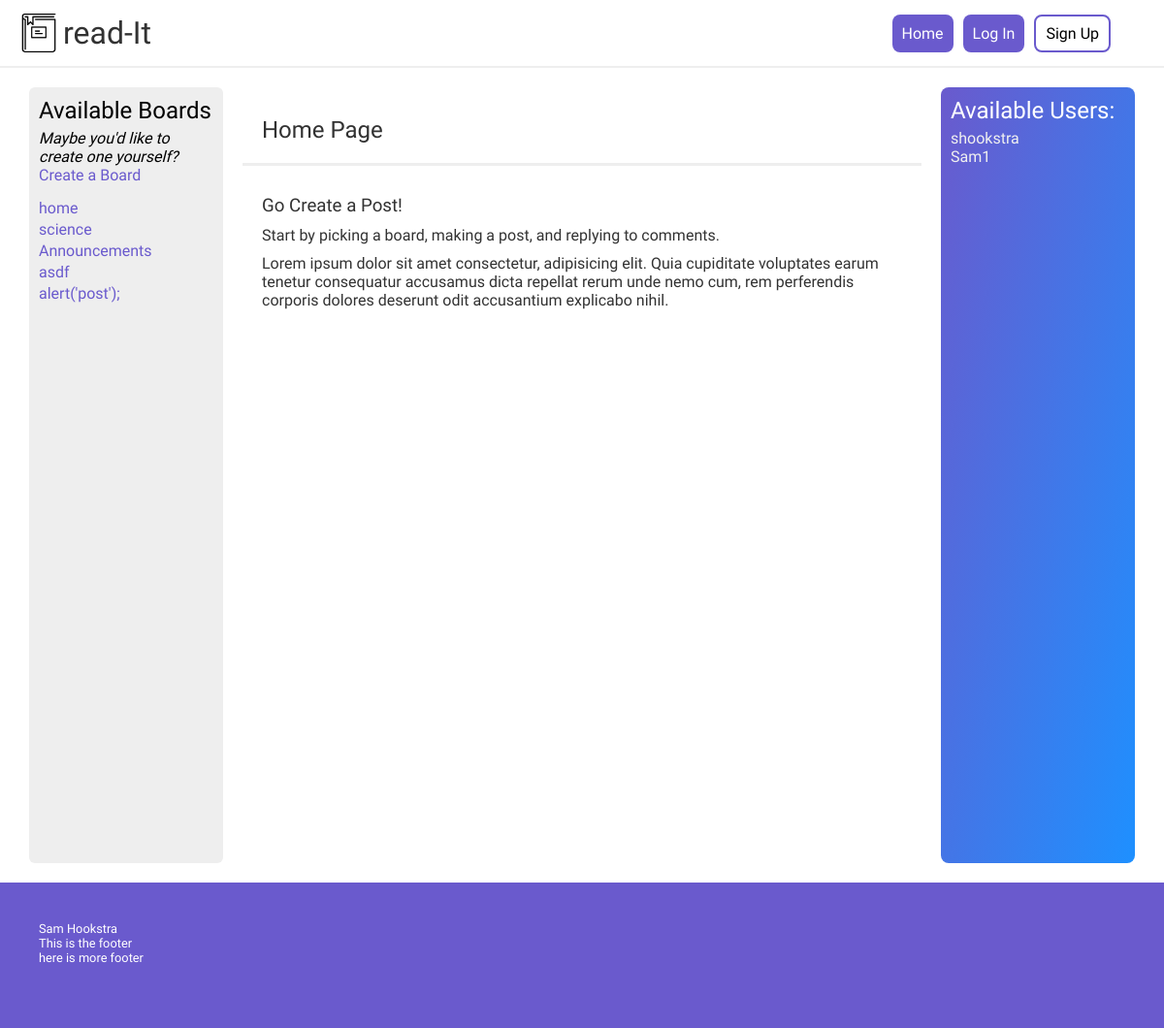
Before: / with the older database file.
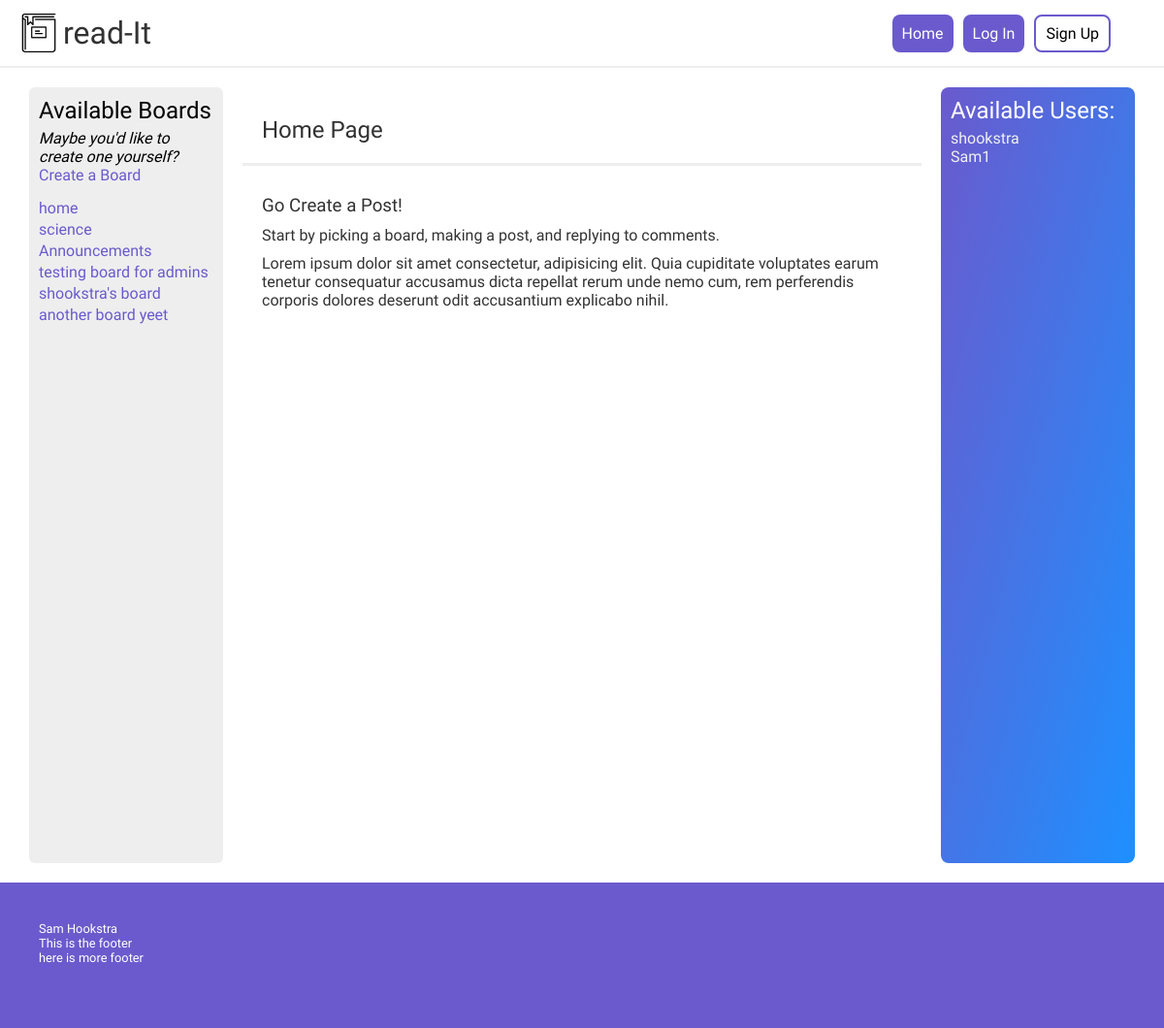
After: the same page with the newer database file.
### tables this page shows
CREATE TABLE `subreddits` (
  `subredditID` int(11) NOT NULL,
  `subredditName` varchar(64) NOT NULL,
  `subredditDescription` varchar(1500) NOT NULL
);

CREATE TABLE `users` (
  `userID` int(11) NOT NULL,
  `username` varchar(32) NOT NULL,
  `email` varchar(64) NOT NULL,
  `password` varchar(128) NOT NULL
);

### models/subreddit/subredditDA.php (called while the page is built, shortened)
<?php
require_once 'models/database.php';
require_once 'models/subreddit/subreddit.php';
require_once 'models/user.php';
class subredditDA
{
    public static function get_all()
    {
        $db = Database::getDB();
        $querySubreddits = 'SELECT * FROM subreddits';
        $statement = $db->prepare($querySubreddits);
        $statement->execute();
        $rows = $statement->fetchAll();
        foreach ($rows as $value) {
            $subreddit = new subreddit($value['subredditID'], $value['subredditName'], $value['subredditDescription']);
            $subreddits[] = $subreddit;
        }
        return $subreddits;
    }
}

### models/subreddit/subreddit.php (called while the page is built, shortened)
<?php
class subreddit
{
    private $subredditID, $subredditName, $subredditDescription;
    public function __construct($subredditID, $subredditName, $subredditDescription)
    {
        $this->subredditID = $subredditID;
        $this->subredditName = $subredditName;
    }
    public function getSubredditID()
    {
        return $this->subredditID;
    }
    public function getSubredditName()
    {
        return $this->subredditName;
    }
}

### models/user.php (called while the page is built, shortened)
<?php
class user
{
    private $userID, $username, $email, $password;
    public function __construct($userID, $username, $email, $password)
    {
        $this->userID = $userID;
        $this->username = $username;
    }
    public function getUserID()
    {
        return $this->userID;
    }
    public function getUsername()
    {
        return $this->username;
    }
}

### models/userDA.php (called while the page is built, shortened)
<?php
require_once('models/database.php');
require_once('models/user.php');
class userDA
{
    public static function get_all()
    {
        $db = Database::getDB();
        $queryUsers = 'SELECT * FROM users';
        $statement = $db->prepare($queryUsers);
        $statement->execute();
        $rows = $statement->fetchAll();
        foreach ($rows as $value) {
            $user = new user($value['userID'], $value['username'], $value['email'], $value['password']);
            $users[] = $user;
        }
        return $users;
    }
}

### views/home.php (the view)
<!DOCTYPE html>
<html lang="en">
<?php include_once("views/components/header.php"); ?>
<body>
    <?php include_once("views/components/nav.php"); ?>
    <div class="container">
        <div class="container-sidebar">
            <h2>Available Boards</h2>
            <p style="font-style: italic">Maybe you'd like to create one yourself?</p>
            <a href="subredditController.php?action=createSubredditForm">Create a Board</a>
            <ul class="boards">
                <?php foreach ($subreddits as $board) : ?>
                    <li>
                        <a href="subredditController.php?action=viewSubreddit&amp;id=<?php echo htmlspecialchars($board->getSubredditID()); ?>">
                            <?php echo htmlspecialchars($board->getSubredditName()); ?>
                        </a>
                    </li>
                <?php endforeach; ?>
            </ul>
        </div>
        <div class="container-main">
            <h2>
                <div class="title-card">Home Page</div>
            </h2>
            <div class="container-main-maincontent">
                <h3>
                    Go Create a Post!
                </h3>
                <p>
                    Start by picking a board, making a post, and replying to comments.
                </p>
                <p>
                    Lorem ipsum dolor sit amet consectetur, adipisicing elit. Quia
                    cupiditate voluptates earum tenetur consequatur accusamus dicta
                    repellat rerum unde nemo cum, rem perferendis corporis dolores
                    deserunt odit accusantium explicabo nihil.
                </p>
            </div>
        </div>
        <?php include('views\components\usersSidebar.php'); ?>
    </div>
    <div class="footer">
        <p>Sam Hookstra</p>
        <p>This is the footer</p>
        <p>here is more footer</p>
    </div>
</body>
</html>

### views/components/usersSidebar.php
<?php $users = $_SESSION['users']; ?>
<div class="container-sidebar-right">
    <h2>Available Users:</h2>
    <?php if (!empty($users)) {
        foreach ($users as $user) {
            echo '<a href="index.php?action=viewUser&userID=' . $user->getUserID() . '"><p>' . (htmlspecialchars($user->getUsername())) . '</p></a>';
        }
    } ?>
</div>

Changed rows visible on the page:
removed subreddits: subredditName "asdf"
removed subreddits: subredditName "alert('post');"
added subreddits: subredditName "testing board for admins"
added subreddits: subredditName "shookstra's board"
added subreddits: subredditName "another board yeet"
